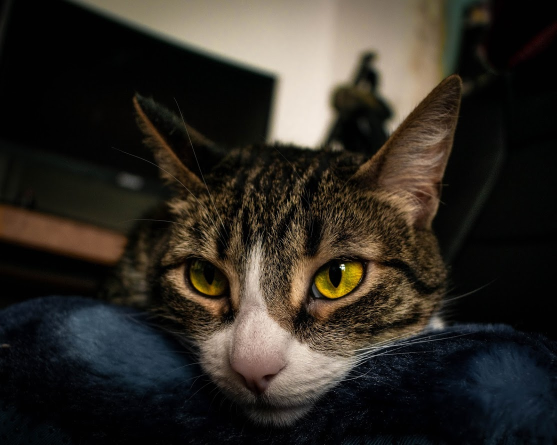
#> input picture images/coyoya.jpg, 1113 x 890 px (shown at 1/2 size)
$ jupyter execute --allow-errors hwk01.ipynb   (shell and % lines are left out)
#> lines starting #> are read from the running program, lines starting #| are printed output that depends on the picture; long printed decimals are rounded
# MAT281 - Tarea 1

## SVD y Gatitos

En este ejercicio utilizaremos la descomposición valor singular con tal de comprimir imágenes, si bien hay algoritmos mucho mejores para esto, será un ejercicio muy ilustrativo.

### Recuerdo

La descomposición SVD de una matriz $A$ de tamaño $m \times n$ posee la siguiente forma
$$
A = U \Sigma V^H
$$
donde $\Sigma$ es diagonal $m \times n$, mientras que $U$ y $V$ son matrices unitarias $m \times m$ and $n \times n$, respectivamente. Los elementos diagonales de $\Sigma$ son no-negativos y aquellos valores positivos son llamados **valores singulares** de $A$. Como convención los valores singulares se listan en orden decreciente a lo largo de la diagonal. Las columnas de $U$ y $V$ son llamadas **vectores singulares** izquierdos y derechos respectivamente.

PD: Recuerda que $A^H = \bar{A}^\top$, es decir, la matriz traspuesta de la matriz conjugada.

[cell 1]
import numpy as np
from scipy.linalg import svd
from scipy import linalg
np.random.seed(42)  # Para reproducibilidad de resultados

Por ejemplo para una matriz de $2 \times 2$:

[cell 2]
A = np.array([[0.1, 0.5], [0.4, 0.8]])
u, s, vh = svd(A)

#### Ejercicio 1

(5 puntos)

Define la función `svd_validaton` tal que:

1. El _input_ sea un arreglo bidimensional `A` de tamaño $m \times n$.
2. Obtenga la descomposición valor singular de `A`.
3. Retorne `True` o `False` si es que se cumple la igualdad
$$
A = \sum_{l=1}^{\min(m, n)} \sigma_l \; u_l v_l^H,
$$
donde $\sigma_l$ corresponden a los valores singulares de $A$, mientras que $u_i$ y $v_j$ a las columnas de $U$ y $V$ respectivamente. Hint: Utiliza `np.allclose` con la tolerancia por defecto.

[cell 3]
def svd_validation(A):
    M,N = A.shape
    U,s,Vh = svd(A)
    B=np.zeros((M,N))
    for l in range(0, min(M,N)):
        B=B + s[l] * (U[: , l:(l+1)] @ Vh[l:(l+1) , :])
    return np.allclose(A,B)

[cell 4]
A_test = np.random.randint(100, size=(20, 5))
svd_validation(A_test)

### Geometría

Considerar una matriz `A` como un operador lineal tiene una interpretación geométrica muy sencilla, transforma una (hyper)-esfera en una (hyper)-elipse. Por ejemplo, consideremos una esfera unitaria en $\mathbb{R}^2$.

[cell 5]
import matplotlib.pyplot as plt

[cell 6]
def show_circle(circle):
    plt.plot(circle[0, :], circle[1, :])
    plt.axis('image');

[cell 7]
t = np.linspace(0, 3.5 * np.pi , num=300)
l = np.linspace(-1, 1, num=10)
z = np.zeros_like(l)
circle = np.array(
    [
        np.concatenate([l, np.cos(t), z]),
        np.concatenate([z, np.sin(t), l])
    ]
)

show_circle(circle)

Luego, al utilizar `A` como un operador lineal, es decir $A C$.

[cell 8]
print(A)

[cell 9]
show_circle(A @ circle)

#### Ejercicio 2

(5 puntos)

* Obtén la descomposición SVD de $A$, tal que $A = U \Sigma V^H$.
* Grafica el resultado de aplicar los siguientes operadores lineales a la circunferencia unitaria:
    - $U$
    - $\Sigma$
    - $V^H$
* Explica con tus palabras la transformación de la circunferencia unitaria luego de aplicar los operadores anteriores, ¿Influye en algo que $U$ y $V$ sean unitarias?
* ¿Qué relación tienen los operadores anteriores respecto a aplicar el operador lineal $A$?

[cell 10]
u, s, vh = svd(A)
Sig= linalg.diagsvd(s,2,2)
u

[cell 11]
show_circle(u @ circle)

[cell 12]
show_circle(Sig @ circle)

[cell 13]
show_circle(vh @ circle)

[cell 14]
show_circle(u @ Sig @ vh @ circle)

__Respuesta:__ La aplicacion de vh al circulo es una rotacion, luego Sig "achata" el circulo y u rota el circulo achatado. Creo que no influye el hecho de que u y vh sean unitarias.

__Respuesta:__ Aplicarle A al circulo, es equivalente a aplicar vh, Sig y u, en ese orden, al circulo.

### Aproximación Rango Menor

Existen muchas maneras de expresar una matriz como una suma de matrices de menor rango, por ejemplo:

$$
\begin{bmatrix}
a & b \\
c & d
\end{bmatrix}
=
\begin{bmatrix}
a & 0 \\ 0 & 0
\end{bmatrix}
+
\begin{bmatrix}
0 & b \\ 0 & 0
\end{bmatrix}
+
\begin{bmatrix}
0 & 0 \\ c & 0
\end{bmatrix}
+
\begin{bmatrix}
0 & 0 \\ 0 & d
\end{bmatrix}.
$$

Cada una de las matrices del lado derecho pueden tener rango a lo más 1.

En el primer ejercicio demostraste que la descomposición SVD $A$ puede ser expresada como una suma de matrices. Sin embargo, cada una de estas matrices tiene rango 1! Esto pues cada una de estas matrices se forma a partir de los productos externos entre los vectores $u_l$ y $v_l$, es decir $u_l v_l^H$.

La pregunta natural es:

_¿Cómo obtener una buena aproximación de $A$ utilizando matrices de rango muy bajo?_

Bueno, aquí va un teorema.

__Teorema 1:__

Sea $A$ matriz de tamaño $m \times n$. Para cualquier $0 \le \ell \le r = \text{rank}(A)$, se define la matriz
$$
A_\ell = \sum_{j=1}^{\ell} \sigma_j u_j v_j^*,
$$
utilizando los valores singulares $\sigma_j$ y los vectores singulares (izquierdos y derechos) $u_j, v_j$ de $A$,  i.e., $A_\ell$ se compone de la suma de los primeros $\ell$ términos de la descomposición SVD escrita como una suma de productor externos. Luego, el mínimo de  $\| A - B \|_F$ sobre todas las matrices $B$ de tamaño $m \times n$ y rango no mayor a $\ell$ se obtiene por $\| A - A_\ell \|_F$ y el mínimo que se alcanza es  $(\sigma_{\ell+1}^2 + \cdots + \sigma_r^2)^{1/2}$.

Recuerda que la norma de Frobenius se define como

$$
\| A \|_F = \bigg( \sum_{i, j} |A_{ij}|^2 \bigg)^{1/2}.
$$

Motivaremos el ejercicio utilizando imágenes en escala de grises ya que es muy intuitivo, fácil de ver y se puede considerar que la imagen es una matriz.

[cell 15]
from pathlib import Path
from PIL import Image

[cell 16]
# Utilizaremos una foto de una de mis gatitas c:
cat = Image.open(Path().resolve().parent / "images" / "coyoya.jpg").convert('L')
cat

Para convertirla en un numpy array basta con:

[cell 17]
cat_np = np.array(cat)
print(cat_np.shape)
#| (890, 1113)

#### Ejercicio 3

(10 puntos)

Define la función `low_rank_svd_approximation` tal que:

* Los inputs sean $A$ (la imagen convertida un `np.array` de dimensión 2) y un valor entero $\ell$ que represente la cantidad de términos a sumar de la despomposición SVD (respecto al teorema anterior).
* Retorne la aproximación $A_\ell$
* Imprima el error de la aproximación utilizando la norma de Frobenius.

Luego prueba tu función y observa la imagen con distintos valores de $\ell$.

[cell 18]
def low_rank_svd_approximation(A, l):
#> called with l = 10
    M,N = A.shape
#> M = 890; N = 1113
    U,s,Vh = svd(A)
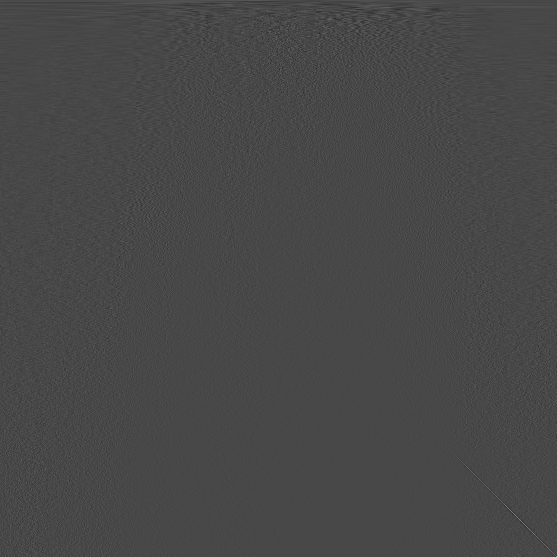
#> Vh: shape (1113, 1113) float32 (shown at 1/2 size); min -0.263, max 0.668, mean 3.97e-05; drawn with min black and max white
#> s = 890 values, max 62637.2 at index 0, min 2.25 at index 889, mean 418.9
    B=np.zeros((M,N))
    for i in range(0, l):
        B=B + s[i] * (U[: , i:(i+1)] @ Vh[i:(i+1) , :])
    E=A-B
    F=(E*E)
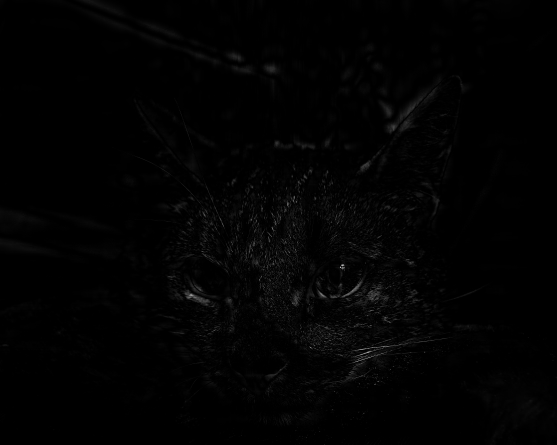
#> F: shape (890, 1113) float64 (shown at 1/2 size); min 1.51e-10, max 25511.1, mean 259.9; drawn with min black and max white
    cont=0
    for i in range(0,M):
        for j in range(0,N):
            cont=cont + F[i,j]**2
#> after the loop, cont = 5.57e+11
    error=cont**(1/2)
#> error = 746657.6
    print(error)
#| 746657.561
    return B

[cell 19]
cat10 = low_rank_svd_approximation(cat_np, l=10)
plt.imshow(cat10, cmap='gray');

[cell 20]
cat50 = low_rank_svd_approximation(cat_np, l=50)
#> call 2 of low_rank_svd_approximation, with l = 50
#> after the loop in low_rank_svd_approximation (call 2), `for i in range(0, l):`:
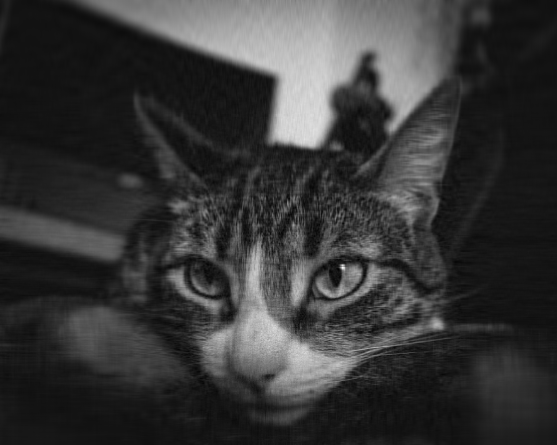
#> B: shape (890, 1113) float64 (shown at 1/2 size); min -21.44, max 280.8, mean 44.3; drawn with min black and max white
#> after the loop in low_rank_svd_approximation (call 2), `for i in range(0,M):`: cont = 6.86e+10
#> in low_rank_svd_approximation (call 2), `error=cont**(1/2)`: error = 261981.7
#| 261981.668
plt.imshow(cat50, cmap='gray');

#### Ejercicio 4

(15 puntos)

En el ejercicio anterior fijaste un rango máximo y obtuviste la aproximación, sin embargo, en otro contexto, te gustaría fijar una tolerancia de error y obtener la mejor aproximación.

Define la función `low_rank_svd_tol_approximation` tal que:

* Los inputs sean $A$ (la imagen convertida un `np.array` de dimensión 2) y $\varepsilon$ (tolerancia relativa) tal que
$$
\left(\frac{\sigma_{\ell+1}^2 + \cdots + \sigma_r^2}{\sigma_1^2 + \cdots + \sigma_r^2}\right)^{1/2} \le \varepsilon.
$$
* Imprima $\ell(\varepsilon)$, es decir, el mayor rango aproximado de $A$ tal que el error de aproximación sea a lo más $\varepsilon$.
* Retorne la aproximación $A_{\ell(\varepsilon)}$

Luego prueba tu función y observa la imagen con distintos valores de $\varepsilon$.

[cell 21]
def low_rank_svd_tol_approximation(A, tol):
#> called with tol = 0.1
    U,s,Vh = svd(A)
    n=len(s)
#> n = 890
    d=0
    for i in range(0,n):
        d=d + (s[i]*s[i])
#> this loop made 890 passes
#> d on passes 1 to 3: 3.92e+09, 4.39e+09, 4.56e+09
#> after the loop, d = 5.26e+09
    cont=0
    for j in range(0,n-1):
        cont=cont + (s[n-1-j]*s[n-1-j])
        E=(cont/d)**(1/2)
        if E <= tol:
            l=n-j
            break
#> this loop made 1 pass
#> (cont, E, l) on pass 1: (5.08, 3.11e-05, 890)
#> after the loop, cont = 5.08
    return low_rank_svd_approximation(A,l)
#> call 3 of low_rank_svd_approximation, with l = 890
#> in low_rank_svd_approximation (call 3), `E=A-B`:
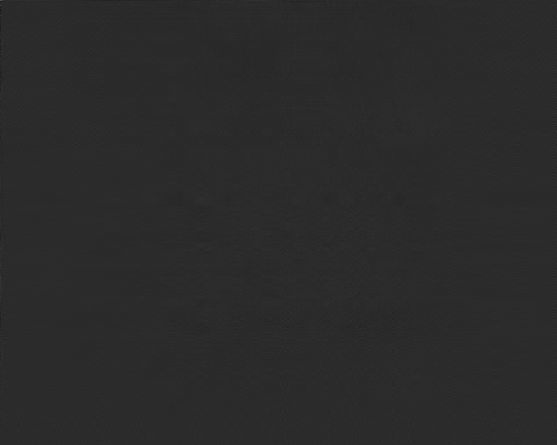
#> E: shape (890, 1113) float64 (shown at 1/2 size); min -0.00269, max 0.0131, mean -1.2e-05; drawn with min black and max white
#> after the loop in low_rank_svd_approximation (call 3), `for i in range(0,M):`: cont = 3.35e-08
#> in low_rank_svd_approximation (call 3), `error=cont**(1/2)`: error = 0.000183
#| 0.0001829

[cell 22]
cat_e1 = low_rank_svd_tol_approximation(cat_np, tol=1.e-1)
plt.imshow(cat_e1, cmap='gray');

[cell 23]
cat_e2 = low_rank_svd_tol_approximation(cat_np, tol=1.e-2)
#> the loop in low_rank_svd_tol_approximation (call 2), `for i in range(0,n):` made 890 passes
#> the loop in low_rank_svd_tol_approximation (call 2), `for j in range(0,n-1):` made 1 pass
#| 0.0001829
plt.imshow(cat_e2, cmap='gray');

#### Ejercicio 5

(5 puntos)

Utilizando alguna imagen de tu preferencia utiliza ambas

[cell 24]
your_img_name = "oscar.png"
your_img = Image.open(Path().resolve().parent / "images" / your_img_name ).convert('L')
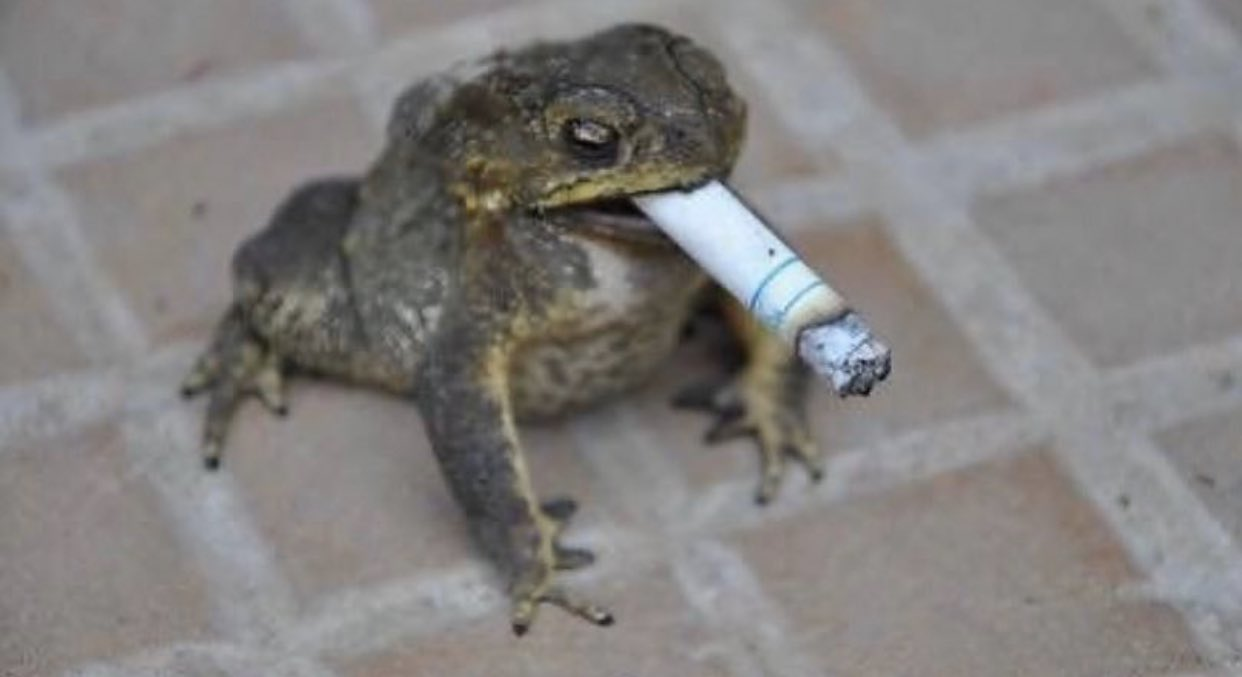
#> input picture images/oscar.png, 1242 x 677 px
your_img

[cell 25]
your_img_np = np.array(your_img)

[cell 26]
your_img10 = low_rank_svd_approximation(your_img_np, l=10)
#> in low_rank_svd_approximation (call 5), `U,s,Vh = svd(A)`:
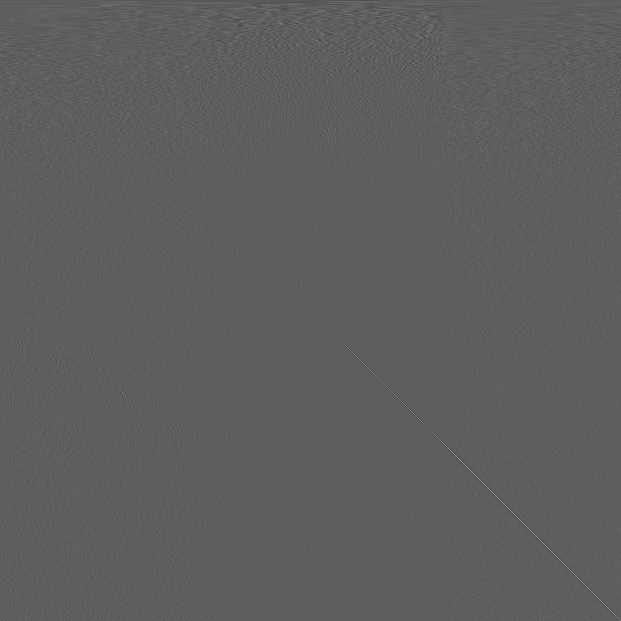
#> Vh: shape (1242, 1242) float32 (shown at 1/2 size); min -0.375, max 0.634, mean -2.75e-05; drawn with min black and max white
#> in low_rank_svd_approximation (call 5), `U,s,Vh = svd(A)`: s = 677 values, max 119131.8 at index 0, min 3.15 at index 676, mean 368
#> in low_rank_svd_approximation (call 5), `F=(E*E)`:
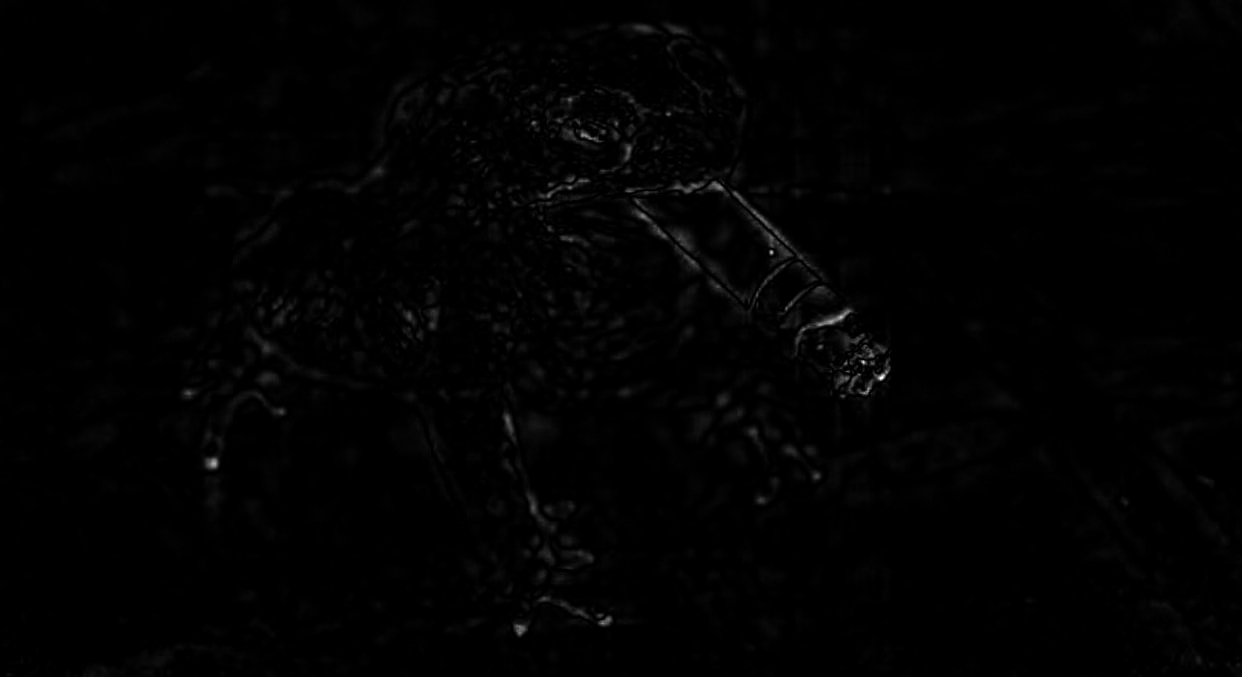
#> F: shape (677, 1242) float64; min 2.13e-12, max 9961.4, mean 85.1; drawn with min black and max white
#> after the loop in low_rank_svd_approximation (call 5), `for i in range(0,M):`: cont = 5.44e+10
#> in low_rank_svd_approximation (call 5), `error=cont**(1/2)`: error = 233135.8
#| 233135.802
plt.imshow(your_img10, cmap='gray');

[cell 27]
your_img50 = low_rank_svd_approximation(your_img_np, l=20)
#> in low_rank_svd_approximation (call 6), `E=A-B`:
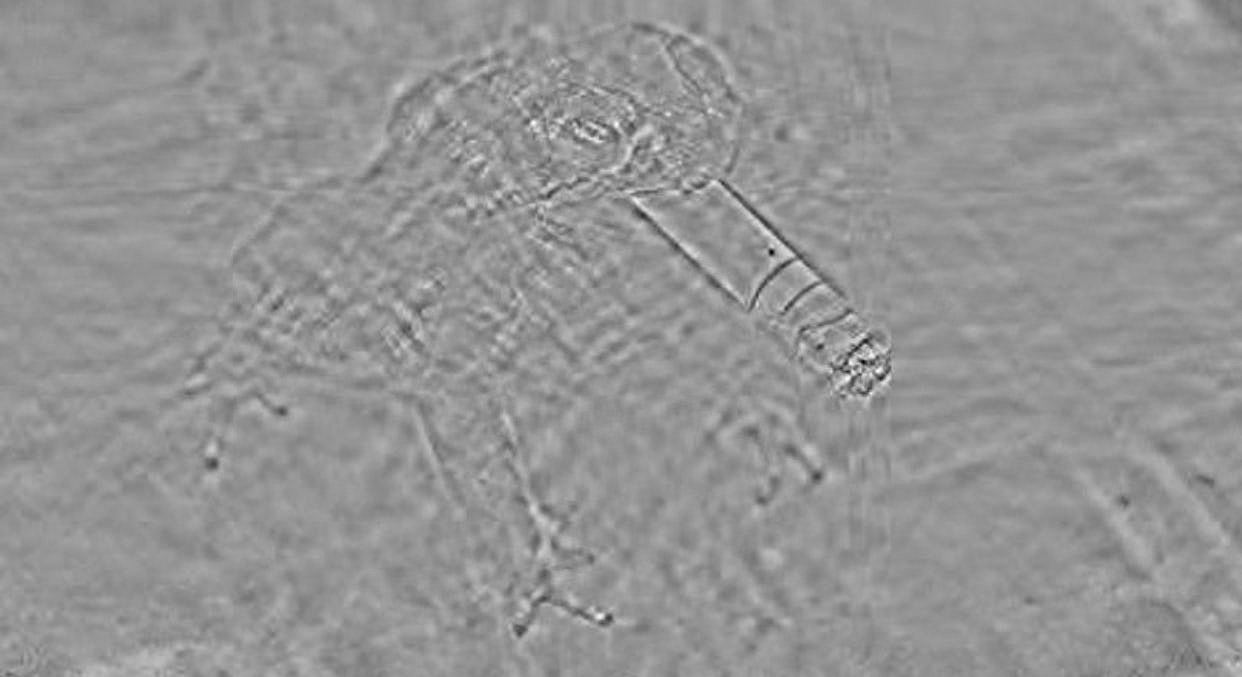
#> E: shape (677, 1242) float64; min -78.87, max 56.38, mean 0; drawn with min black and max white
#> after the loop in low_rank_svd_approximation (call 6), `for i in range(0,M):`: cont = 9.98e+09
#> in low_rank_svd_approximation (call 6), `error=cont**(1/2)`: error = 99907.8
#| 99907.765
plt.imshow(your_img50, cmap='gray');

[cell 28]
your_img_e1 = low_rank_svd_tol_approximation(your_img_np, tol=1.e-1)
#> in low_rank_svd_approximation (call 7), `E=A-B`:
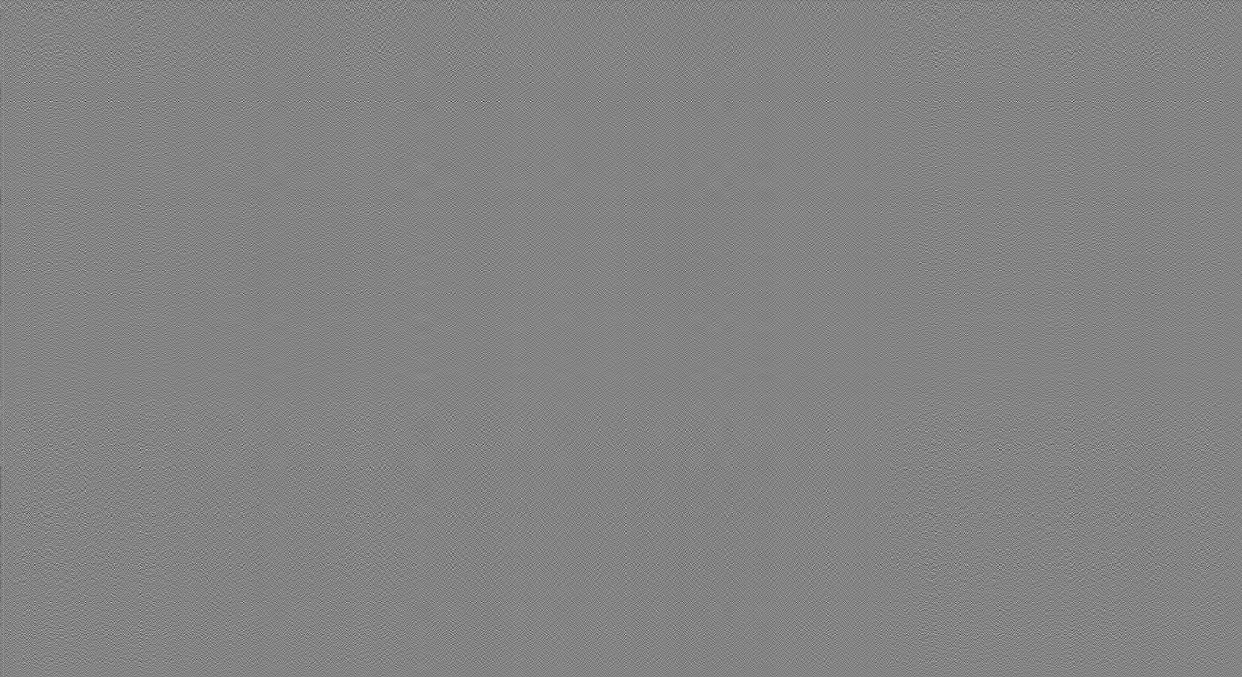
#> E: shape (677, 1242) float64; min -0.0116, max 0.0108, mean -3.61e-05; drawn with min black and max white
#> after the loop in low_rank_svd_approximation (call 7), `for i in range(0,M):`: cont = 1.16e-05
#> in low_rank_svd_approximation (call 7), `error=cont**(1/2)`: error = 0.0034
#| 0.0034
plt.imshow(your_img_e1, cmap='gray');

[cell 29]
your_img_e2 = low_rank_svd_tol_approximation(your_img_np, tol=1.e-2)
#| 0.0034
